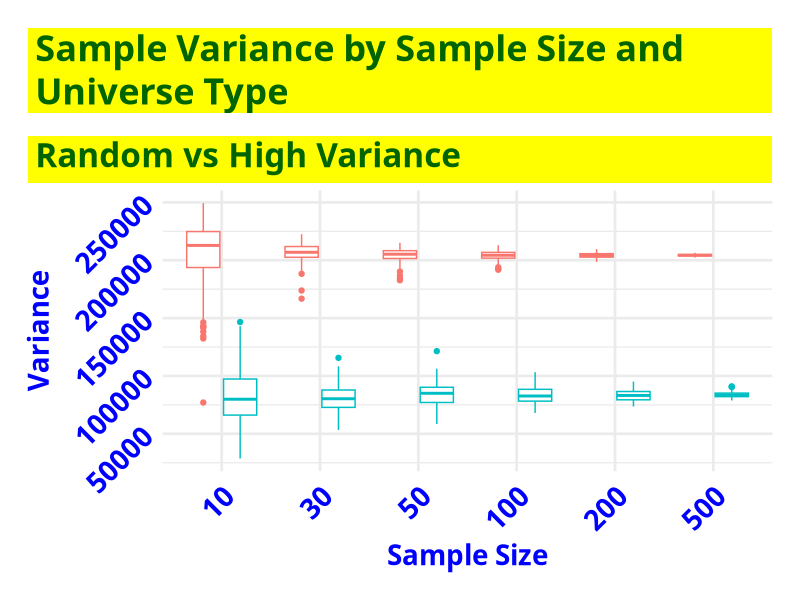
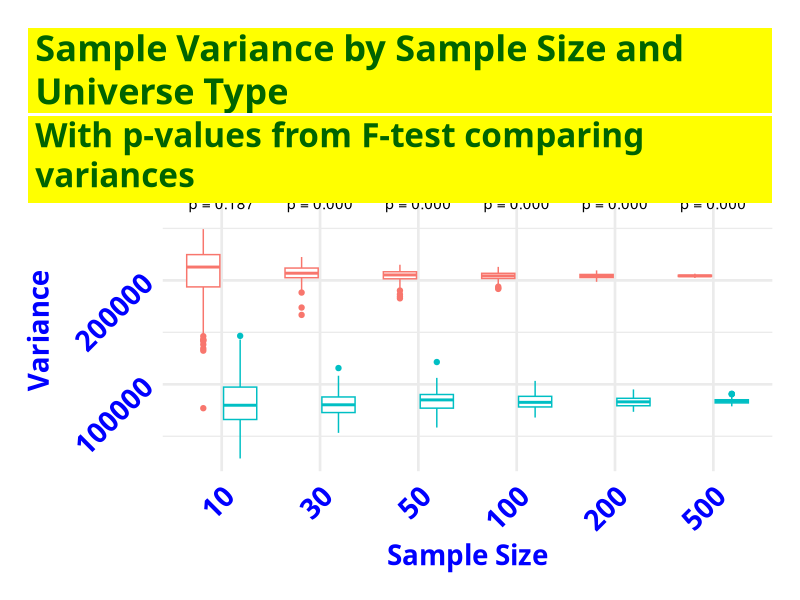
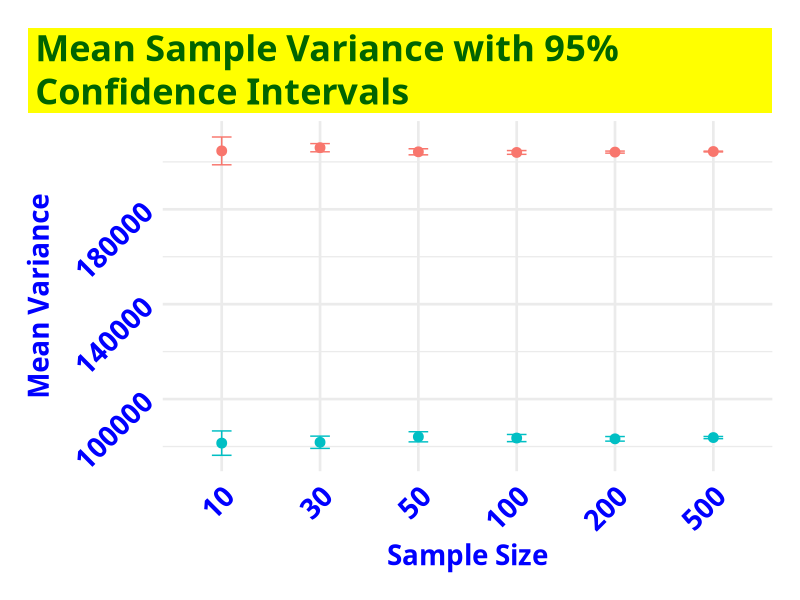
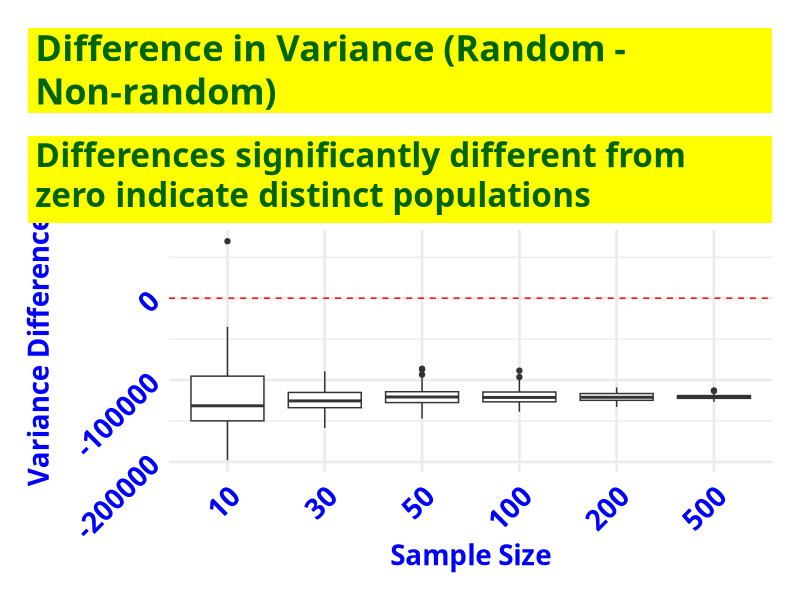
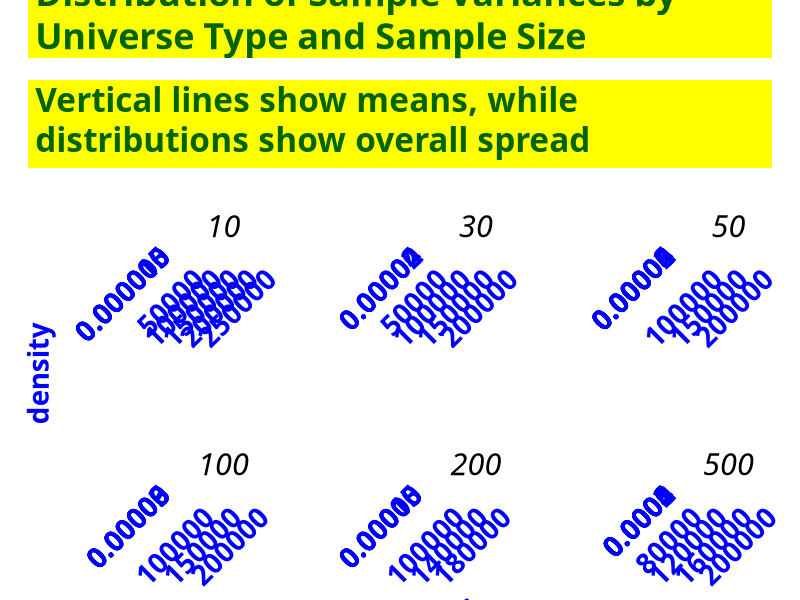
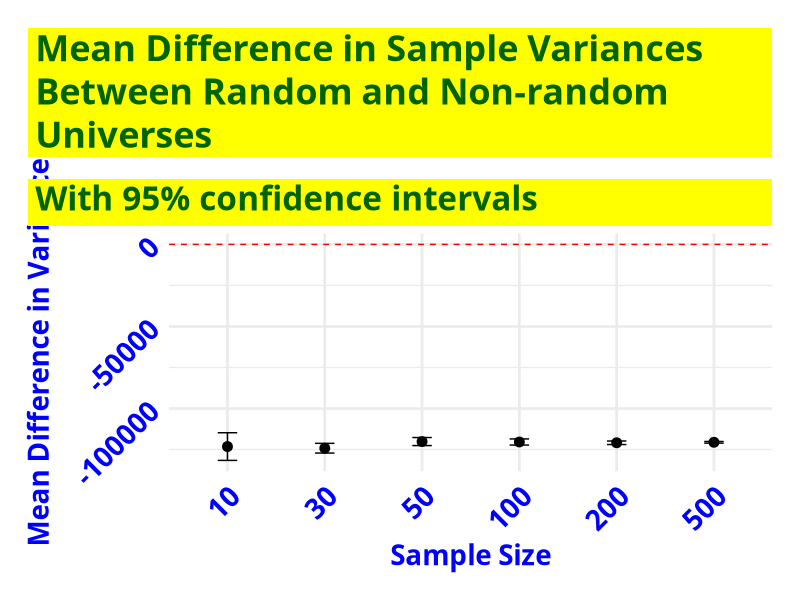

The R source for these figures, in order:
## ---- chunk 1
#| label: setup
#| include: false


# install.packages(c("mapview", "survey", "srvyr", "arcgislayers"))

# census_api_key("95496766c51541ee6f402c1e1a8658581285b759", install = TRUE, overwrite = TRUE)


# # load libraries - NOT NEEDED


# Force dplyr's select to take precedence
select <- dplyr::select
filter <- dplyr::filter

# Options
options(scipen = 999)
options(qic.clshade = T) # NO LONGER NEEDED; CHARTS ALL PREPARED WITH GGPLOT2 ONLY
options(qic.linecol = 'black') # NO LONGER NEEDED; CHARTS ALL PREPARED WITH GGPLOT2 ONLY
options(qic.signalcol = "firebrick") # NO LONGER NEEDED; CHARTS ALL PREPARED WITH GGPLOT2 ONLY
options(qic.targetcol = "purple") # NO LONGER NEEDED; CHARTS ALL PREPARED WITH GGPLOT2 ONLY
options(DT.options = list(dom = 'pBlfrti')) # Add buttons, filtering, and top (t) pagination controls
options(shiny.maxRequestSize = 50 * 1024^2) # Set upload maximum to 50 MB
options(tigris_use_cache = TRUE)


flextable::set_flextable_defaults(
  font.size = 14, 
  font.family = "Cabin",
  font.color = "black",
  table.layout = "fixed",
  border.color = "darkgray",
  padding.top = 3, padding.bottom = 3,
  padding.left = 4, padding.right = 4,
  line_spacing = 1.3,
  digits = 2,
  decimal.mark = ".",
  big.mark = " ",
  na_str = "<na>")
  
  # flextable::theme_alafoli()	|>  # BLAH
  # flextable::theme_apa()  # THIS IS NICE
  # flextable::theme_booktabs() |>  # NICE, MORE COMPACT
  # flextable::theme_box() |>   # OK, INCLUDES CELL BORDERS
  # flextable::theme_tron() |>  # 'DARK MODE' BLUE TEXT
  # flextable::theme_tron_legacy() |>   # 'DARK MODE' YELLOW TEXT
  # flextable::theme_vader() |>    # 'DARK MODE' WHITE TEXT
  # flextable::theme_vanilla() |>   # NOT SPECIAL
  # flextable::theme_zebra()	|>
  #
  # flextable::bg(bg = "palegreen", part = "header")
  # flextable::bg(i = 8, bg = "yellow", part = "body")   OR
  # 



# Set global theme for consistent plots
ggplot2::theme_set(
  ggplot2::theme_minimal(base_size = 20) +
    ggplot2::theme(
      plot.title.position = "plot",
      plot.title = ggtext::element_textbox_simple(
        family = "Cabin",
        face = "bold",
        color = "darkgreen",
        size = 26,
        fill = "yellow",
        lineheight = 1.2,
        padding = ggplot2::margin(5.5, 5.5, 0.0, 5.5),
        margin = ggplot2::margin(0, 0, 5.5, 0)
      ),
      plot.subtitle = ggtext::element_textbox_simple(
        family = "Cabin",
        color = "darkgreen",
        face = "bold",
        size = 24,
        fill = "yellow",
        lineheight = 1.2,
        padding = ggplot2::margin(5.5, 5.5, 5.5, 5.5),
        margin = ggplot2::margin(10.5, 0, 5.5, 0)
      ),
      plot.caption = ggtext::element_markdown(
        family = "Cabin",
        size = 22,
        hjust = 1,
        color = "darkblue",
        face = "italic",
        fill = "yellow",
        lineheight = 1.0
      ),
      axis.text.x = ggtext::element_markdown(
        family = "Cabin",
        face = "bold",
        color = "blue",
        size = 20,
        angle = 45,
        hjust = 1
      ),
        # ggplot2::element_blank(),
      axis.title.x = ggtext::element_markdown(
        family = "Cabin",
        face = "bold",
        color = "blue",
        size = 20),
        # ggplot2::element_blank(),
      axis.text.y = ggtext::element_markdown(
        family = "Cabin",
        face = "bold",
        color = "blue",
        size = 20,
        angle = 45,
        hjust = 1
      ),
        # ggplot2::element_blank(),
      axis.title.y = ggtext::element_markdown(
        family = "Cabin",
        face = "bold",
        color = "blue",
        size = 20),
        # ggplot2::element_blank(),
      strip.text = ggtext::element_markdown(
        family = "Cabin",
        color = "black",
        size = ggplot2::rel(1.1),
        face = "italic",
        margin = ggplot2::margin(2, 0, 0.5, 0, "lines")
      ),
      axis.text = ggtext::element_markdown(
        family = "Cabin",
        color = "black"),
      panel.background = ggplot2::element_rect(fill = "white", color = NA),
      plot.background = ggplot2::element_rect(fill = "white", color = NA),
      legend.position = "none",
      panel.spacing.x = grid::unit(1.5, "cm"),
      panel.spacing.y = grid::unit(1.5, "cm"),
      plot.margin = ggplot2::margin(20, 20, 20, 20, "pt")
    )
)



  
# Set seed for reproducibility
base::set.seed(123)

## ---- chunk 2

# Create a random universe (1000 random integers between 1 and 1000)
random_universe <- base::sample(1:1000, 1000, replace = TRUE)

# Create non-random universes (several options)

# Option 1: Sequential numbers
sequential_universe <- 1:1000

# Option 2: Clustered data (4 distinct clusters)
clustered_universe <- base::c(
  stats::rnorm(250, mean = 100, sd = 20),
  stats::rnorm(250, mean = 300, sd = 20),
  stats::rnorm(250, mean = 600, sd = 20),
  stats::rnorm(250, mean = 900, sd = 20)
)
# Round to integers and ensure values are within 1-1000
clustered_universe <- base::pmin(1000, base::pmax(1, base::round(clustered_universe)))

# Option 3: Bimodal distribution
bimodal_universe <- c(
  stats::rnorm(500, mean = 250, sd = 100),
  stats::rnorm(500, mean = 750, sd = 100)
)
# Round to integers and ensure values are within 1-1000
bimodal_universe <- base::pmin(1000, base::pmax(1, base::round(bimodal_universe)))

# Create bimodal distribution with extremely high variance
high_var_universe <- base::c(
  base::sample(1:100, 500, replace=TRUE),    # Cluster at the low end
  base::sample(901:1000, 500, replace=TRUE)  # Cluster at the high end
)


# Verify variances

tibble::tibble(
  Universe = c("Random", "High Variance"),
  Variance = c(base::round(stats::var(random_universe), 2),
               base::round(stats::var(high_var_universe), 2)),
  `Expected Range` = c("~83,000 - 84,000", "Much higher")
) |>
  flextable::flextable() |>
  flextable::set_header_labels(
    Universe = "Universe Type",
    Variance = "Observed Variance",
    `Expected Range` = "Expected Range"
  ) |>
  flextable::colformat_num(j = "Variance", big.mark = ",") |>
  flextable::theme_apa() |>  # THIS IS NICE
  # flextable::theme_booktabs() |>  # NICE, MORE COMPACT
  # flextable::theme_box() |>   # OK, INCLUDES CELL BORDERS
  flextable::bg(bg = "palegreen", part = "header") |> 
  flextable::autofit()


## ---- chunk 3
# Step 2: Function to take samples and calculate variance
calculate_sample_variances <- function(universe, sample_size, num_samples = 100) {
  variances <- base::numeric(num_samples)
  for(i in 1:num_samples) {
    sample_data <- base::sample(universe, sample_size)
    variances[i] <- stats::var(sample_data)
  }
  return(variances)
}

## ---- chunk 4
# Step 3: Experiment with different sample sizes
sample_sizes <- c(10, 30, 50, 100, 200, 500)
results <- list()

# define the nonrandom universe type
for(size in sample_sizes) {
  random_variances <- calculate_sample_variances(random_universe, size)
  nonrandom_variances <- calculate_sample_variances(high_var_universe, size)
  
  results[[paste0("size_", size)]] <- list(
    random = random_variances,
    nonrandom = nonrandom_variances
  )
}

## ---- chunk 5
# Convert nested list to a data frame
results_df <- data.frame()

for(size_name in names(results)) {
  # Extract the numeric size from the name
  size <- base::as.numeric(base::gsub("size_", "", size_name))
  
  # Add random universe results
  random_data <- base::data.frame(
    sample_size = size,
    variance = results[[size_name]]$random,
    universe_type = "Random"
  )
  
  # Add non-random universe results
  nonrandom_data <- base::data.frame(
    sample_size = size,
    variance = results[[size_name]]$nonrandom,
    universe_type = "High Variance"
  )
  
  # Combine the data
  results_df <- base::rbind(results_df, random_data, nonrandom_data)
}

# Now you can plot with ggplot
ggplot2::ggplot(results_df, 
       ggplot2::aes(x = factor(sample_size),
           y = variance, color = universe_type)
       ) +
  ggplot2::geom_boxplot() +
  ggplot2::labs(
    title = "Sample Variance by Sample Size and Universe Type",
    subtitle = "Random vs High Variance",
    x = "Sample Size",
    y = "Variance",
    color = "Universe Type"
  ) 

## ---- chunk 6
# Calculate p-values comparing variances across universe types for each sample size
result_stats <- data.frame()

for(size_name in names(results)) {
  # Extract the numeric size from the name
  size <- base::as.numeric(base::gsub("size_", "", size_name))
  
  # Run F-test to compare variances
  f_test <- stats::var.test(results[[size_name]]$random, results[[size_name]]$nonrandom)
  
  # Store results
  result_stats <- base::rbind(result_stats, base::data.frame(
    sample_size = size,
    p_value = f_test$p.value,
    significant = f_test$p.value < 0.05
  ))
}

## ---- chunk 7
# Add p-values to the plot
ggplot2::ggplot(results_df, 
                ggplot2::aes(x = factor(sample_size), y = variance, color = universe_type)) +
  ggplot2::geom_boxplot() +
  ggplot2::geom_text(data = result_stats, 
            ggplot2::aes(x = base::factor(sample_size), 
                y = base::max(results_df$variance) * 1.1,
                label = base::sprintf("p = %.3f", p_value)),
            inherit.aes = FALSE) +
  ggplot2::labs(
    title = "Sample Variance by Sample Size and Universe Type",
    subtitle = "With p-values from F-test comparing variances",
    x = "Sample Size",
    y = "Variance",
    color = "Universe Type"
  ) 

## ---- chunk 8
# Calculate mean and confidence intervals for your variances
results_summary <- results_df |>
  dplyr::group_by(sample_size, universe_type) |>
  dplyr::summarize(
    mean_variance = base::mean(variance),
    sd_variance = stats::sd(variance),
    n = dplyr::n(),
    se = sd_variance/sqrt(n),
    ci_lower = mean_variance - 1.96*se,
    ci_upper = mean_variance + 1.96*se
  )

# Plot with confidence intervals
ggplot2::ggplot(results_summary, ggplot2::aes(x = factor(sample_size), y = mean_variance, color = universe_type)) +
  ggplot2::geom_point(size = 3) +
  ggplot2::geom_errorbar(
    ggplot2::aes(ymin = ci_lower, ymax = ci_upper), width = 0.2) +
  ggplot2::labs(
    title = "Mean Sample Variance with 95% Confidence Intervals",
    x = "Sample Size",
    y = "Mean Variance",
    color = "Universe Type"
  ) 

## ---- chunk 9
# Calculate the difference in variance between random and non-random for each sample size
diff_data <- data.frame()

for(size_name in names(results)) {
  size <- base::as.numeric(base::gsub("size_", "", size_name))
  
  # Calculate differences for each simulation pair
  n_sims <- base::length(results[[size_name]]$random)
  differences <- results[[size_name]]$random - results[[size_name]]$nonrandom
  
  diff_data <- base::rbind(diff_data, base::data.frame(
    sample_size = base::rep(size, n_sims),
    variance_difference = differences
  ))
}

# Plot the differences
ggplot2::ggplot(diff_data, 
                ggplot2::aes(x = factor(sample_size), y = variance_difference)) +
  ggplot2::geom_boxplot() +
  ggplot2::geom_hline(yintercept = 0, linetype = "dashed", color = "red") +
  ggplot2::labs(
    title = "Difference in Variance (Random - Non-random)",
    subtitle = "Differences significantly different from zero indicate distinct populations",
    x = "Sample Size",
    y = "Variance Difference"
  ) 
## ---- chunk 10
ggplot2::ggplot(results_df,
                ggplot2::aes(x = variance, fill = universe_type)) +
  ggplot2::geom_density(alpha = 0.5) +
  ggplot2::geom_vline(data = results_df |> 
                        dplyr::group_by(universe_type) |> 
                        dplyr::summarize(mean_var = base::mean(variance)),
                      ggplot2::aes(xintercept = mean_var, color = universe_type),
                      linetype = "dashed", linewidth = 1) +
  ggplot2::facet_wrap(~sample_size, scales = "free") +
  ggplot2::labs(title = "Distribution of Sample Variances by Universe Type and Sample Size",
                subtitle = "Vertical lines show means, while distributions show overall spread")
## ---- chunk 11

# For each sample size, perform a one-sample t-test on the differences
diff_stats <- data.frame()

for(size_name in names(results)) {
  size <- base::as.numeric(gsub("size_", "", size_name))
  
  # Calculate differences for this sample size
  differences <- results[[size_name]]$random - results[[size_name]]$nonrandom
  
  # Perform one-sample t-test against μ = 0
  t_test <- stats::t.test(differences, mu = 0)
  
  # Store results
  diff_stats <- base::rbind(diff_stats, base::data.frame(
    sample_size = size,
    mean_diff = base::mean(differences),
    p_value = t_test$p.value,
    significant = t_test$p.value < 0.05,
    lower_ci = t_test$conf.int[1],
    upper_ci = t_test$conf.int[2]
  ))
}

# Print the results to console
print(diff_stats)

## ---- chunk 12
# Plot the differences with confidence intervals
ggplot2::ggplot(diff_stats, 
                ggplot2::aes(x = factor(sample_size), y = mean_diff)) +
  ggplot2::geom_point(size = 3) +
  ggplot2::geom_errorbar(ggplot2::aes(ymin = lower_ci, ymax = upper_ci), width = 0.2) +
  ggplot2::geom_hline(yintercept = 0, linetype = "dashed", color = "red") +
  ggplot2::labs(
    title = "Mean Difference in Sample Variances Between Random and Non-random Universes",
    subtitle = "With 95% confidence intervals",
    x = "Sample Size",
    y = "Mean Difference in Variance"
  ) 
